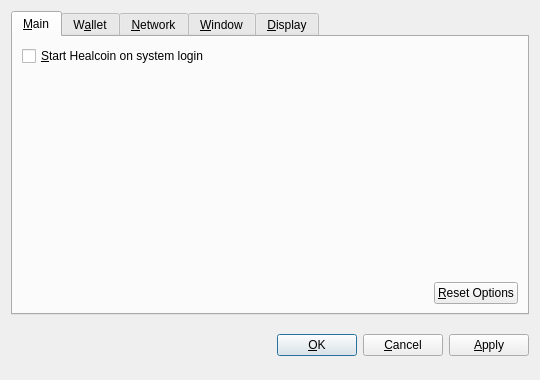
<?xml version="1.0" encoding="UTF-8"?>
<ui version="4.0">
 <class>OptionsDialog</class>
 <widget class="QDialog" name="OptionsDialog">
  <property name="geometry">
   <rect>
    <x>0</x>
    <y>0</y>
    <width>540</width>
    <height>380</height>
   </rect>
  </property>
  <property name="windowTitle">
   <string>Options</string>
  </property>
  <property name="modal">
   <bool>true</bool>
  </property>
  <layout class="QVBoxLayout" name="verticalLayout">
   <item>
    <widget class="QTabWidget" name="tabWidget">
     <property name="tabPosition">
      <enum>QTabWidget::North</enum>
     </property>
     <property name="currentIndex">
      <number>0</number>
     </property>
     <widget class="QWidget" name="tabMain">
      <attribute name="title">
       <string>&amp;Main</string>
      </attribute>
      <layout class="QVBoxLayout" name="verticalLayout_Main">
       <item>
        <widget class="QCheckBox" name="bitcoinAtStartup">
         <property name="toolTip">
          <string>Automatically start Healcoin after logging in to the system.</string>
         </property>
         <property name="text">
          <string>&amp;Start Healcoin on system login</string>
         </property>
        </widget>
       </item>
       <item>
        <spacer name="verticalSpacer_Main">
         <property name="orientation">
          <enum>Qt::Vertical</enum>
         </property>
         <property name="sizeHint" stdset="0">
          <size>
           <width>20</width>
           <height>40</height>
          </size>
         </property>
        </spacer>
       </item>
       <item>
        <layout class="QHBoxLayout" name="horizontalLayout_2_Main">
         <item>
          <spacer name="horizontalSpacer_2_Main">
           <property name="orientation">
            <enum>Qt::Horizontal</enum>
           </property>
           <property name="sizeHint" stdset="0">
            <size>
             <width>40</width>
             <height>20</height>
            </size>
           </property>
          </spacer>
         </item>
         <item>
          <widget class="QPushButton" name="resetButton">
           <property name="toolTip">
            <string>Reset all client options to default.</string>
           </property>
           <property name="text">
            <string>&amp;Reset Options</string>
           </property>
           <property name="autoDefault">
            <bool>false</bool>
           </property>
          </widget>
         </item>
        </layout>
       </item>
      </layout>
     </widget>
     <widget class="QWidget" name="tabWallet">
      <attribute name="title">
       <string>W&amp;allet</string>
      </attribute>
      <layout class="QVBoxLayout" name="verticalLayout_Network">
       <item>
        <widget class="QLabel" name="transactionFeeInfoLabel">
         <property name="text">
          <string>Optional transaction fee per kB that helps make sure your transactions are processed quickly. Most transactions are 1 kB.</string>
         </property>
         <property name="textFormat">
          <enum>Qt::PlainText</enum>
         </property>
         <property name="wordWrap">
          <bool>true</bool>
         </property>
        </widget>
       </item>
       <item>
        <layout class="QHBoxLayout" name="horizontalLayout_1_Main">
         <item>
          <widget class="QLabel" name="transactionFeeLabel">
           <property name="text">
            <string>Pay transaction &amp;fee</string>
           </property>
           <property name="textFormat">
            <enum>Qt::PlainText</enum>
           </property>
           <property name="buddy">
            <cstring>transactionFee</cstring>
           </property>
          </widget>
         </item>
         <item>
          <widget class="BitcoinAmountField" name="transactionFee"/>
         </item>
         <item>
          <spacer name="horizontalSpacer_1_Main">
           <property name="orientation">
            <enum>Qt::Horizontal</enum>
           </property>
           <property name="sizeHint" stdset="0">
            <size>
             <width>40</width>
             <height>20</height>
            </size>
           </property>
          </spacer>
         </item>
        </layout>
       </item>
       <item>
        <widget class="QLabel" name="label">
         <property name="text">
          <string>If you disable the spending of unconfirmed change, the change from a transaction cannot be used until that transaction has at least one confirmation. This also affects how your balance is computed.</string>
         </property>
         <property name="wordWrap">
          <bool>true</bool>
         </property>
        </widget>
       </item>
       <item>
        <widget class="QCheckBox" name="spendZeroConfChange">
         <property name="text">
          <string>Spend unconfirmed change  (experts only)</string>
         </property>
        </widget>
       </item>
       <item>
        <spacer name="verticalSpacer">
         <property name="orientation">
          <enum>Qt::Vertical</enum>
         </property>
         <property name="sizeHint" stdset="0">
          <size>
           <width>20</width>
           <height>40</height>
          </size>
         </property>
        </spacer>
       </item>
      </layout>
     </widget>
     <widget class="QWidget" name="tabNetwork">
      <attribute name="title">
       <string>&amp;Network</string>
      </attribute>
      <layout class="QVBoxLayout" name="verticalLayout_Network">
       <item>
        <widget class="QCheckBox" name="mapPortUpnp">
         <property name="toolTip">
          <string>Automatically open the Healcoin client port on the router. This only works when your router supports UPnP and it is enabled.</string>
         </property>
         <property name="text">
          <string>Map port using &amp;UPnP</string>
         </property>
        </widget>
       </item>
       <item>
        <widget class="QCheckBox" name="connectSocks">
         <property name="toolTip">
          <string>Connect to the Healcoin network through a SOCKS proxy (e.g. when connecting through Tor).</string>
         </property>
         <property name="text">
          <string>&amp;Connect through SOCKS proxy:</string>
         </property>
        </widget>
       </item>
       <item>
        <layout class="QHBoxLayout" name="horizontalLayout_Network">
         <item>
          <widget class="QLabel" name="proxyIpLabel">
           <property name="text">
            <string>Proxy &amp;IP:</string>
           </property>
           <property name="textFormat">
            <enum>Qt::PlainText</enum>
           </property>
           <property name="buddy">
            <cstring>proxyIp</cstring>
           </property>
          </widget>
         </item>
         <item>
          <widget class="QValidatedLineEdit" name="proxyIp">
           <property name="maximumSize">
            <size>
             <width>140</width>
             <height>16777215</height>
            </size>
           </property>
           <property name="toolTip">
            <string>IP address of the proxy (e.g. 127.0.0.1)</string>
           </property>
          </widget>
         </item>
         <item>
          <widget class="QLabel" name="proxyPortLabel">
           <property name="text">
            <string>&amp;Port:</string>
           </property>
           <property name="textFormat">
            <enum>Qt::PlainText</enum>
           </property>
           <property name="buddy">
            <cstring>proxyPort</cstring>
           </property>
          </widget>
         </item>
         <item>
          <widget class="QLineEdit" name="proxyPort">
           <property name="maximumSize">
            <size>
             <width>55</width>
             <height>16777215</height>
            </size>
           </property>
           <property name="toolTip">
            <string>Port of the proxy (e.g. 9050)</string>
           </property>
          </widget>
         </item>
         <item>
          <widget class="QLabel" name="socksVersionLabel">
           <property name="text">
            <string>SOCKS &amp;Version:</string>
           </property>
           <property name="textFormat">
            <enum>Qt::PlainText</enum>
           </property>
           <property name="buddy">
            <cstring>socksVersion</cstring>
           </property>
          </widget>
         </item>
         <item>
          <widget class="QValueComboBox" name="socksVersion">
           <property name="toolTip">
            <string>SOCKS version of the proxy (e.g. 5)</string>
           </property>
          </widget>
         </item>
         <item>
          <spacer name="horizontalSpacer_Network">
           <property name="orientation">
            <enum>Qt::Horizontal</enum>
           </property>
           <property name="sizeHint" stdset="0">
            <size>
             <width>40</width>
             <height>20</height>
            </size>
           </property>
          </spacer>
         </item>
        </layout>
       </item>
       <item>
        <spacer name="verticalSpacer_Network">
         <property name="orientation">
          <enum>Qt::Vertical</enum>
         </property>
         <property name="sizeHint" stdset="0">
          <size>
           <width>20</width>
           <height>40</height>
          </size>
         </property>
        </spacer>
       </item>
      </layout>
     </widget>
     <widget class="QWidget" name="tabWindow">
      <attribute name="title">
       <string>&amp;Window</string>
      </attribute>
      <layout class="QVBoxLayout" name="verticalLayout_Window">
       <item>
        <widget class="QCheckBox" name="minimizeToTray">
         <property name="toolTip">
          <string>Show only a tray icon after minimizing the window.</string>
         </property>
         <property name="text">
          <string>&amp;Minimize to the tray instead of the taskbar</string>
         </property>
        </widget>
       </item>
       <item>
        <widget class="QCheckBox" name="minimizeOnClose">
         <property name="toolTip">
          <string>Minimize instead of exit the application when the window is closed. When this option is enabled, the application will be closed only after selecting Quit in the menu.</string>
         </property>
         <property name="text">
          <string>M&amp;inimize on close</string>
         </property>
        </widget>
       </item>
       <item>
        <spacer name="verticalSpacer_Window">
         <property name="orientation">
          <enum>Qt::Vertical</enum>
         </property>
         <property name="sizeHint" stdset="0">
          <size>
           <width>20</width>
           <height>40</height>
          </size>
         </property>
        </spacer>
       </item>
      </layout>
     </widget>
     <widget class="QWidget" name="tabDisplay">
      <attribute name="title">
       <string>&amp;Display</string>
      </attribute>
      <layout class="QVBoxLayout" name="verticalLayout_Display">
       <item>
        <layout class="QHBoxLayout" name="horizontalLayout_1_Display">
         <item>
          <widget class="QLabel" name="langLabel">
           <property name="text">
            <string>User Interface &amp;language:</string>
           </property>
           <property name="textFormat">
            <enum>Qt::PlainText</enum>
           </property>
           <property name="buddy">
            <cstring>lang</cstring>
           </property>
          </widget>
         </item>
         <item>
          <widget class="QValueComboBox" name="lang">
           <property name="toolTip">
            <string>The user interface language can be set here. This setting will take effect after restarting Healcoin.</string>
           </property>
          </widget>
         </item>
        </layout>
       </item>
       <item>
        <layout class="QHBoxLayout" name="horizontalLayout_2_Display">
         <item>
          <widget class="QLabel" name="unitLabel">
           <property name="text">
            <string>&amp;Unit to show amounts in:</string>
           </property>
           <property name="textFormat">
            <enum>Qt::PlainText</enum>
           </property>
           <property name="buddy">
            <cstring>unit</cstring>
           </property>
          </widget>
         </item>
         <item>
          <widget class="QValueComboBox" name="unit">
           <property name="toolTip">
            <string>Choose the default subdivision unit to show in the interface and when sending coins.</string>
           </property>
          </widget>
         </item>
        </layout>
       </item>
       <item>
        <widget class="QCheckBox" name="displayAddresses">
         <property name="toolTip">
          <string>Whether to show Healcoin addresses in the transaction list or not.</string>
         </property>
         <property name="text">
          <string>&amp;Display addresses in transaction list</string>
         </property>
        </widget>
       </item>
       <item>
        <widget class="QCheckBox" name="coinControlFeatures">
         <property name="toolTip">
          <string>Whether to show coin control features or not.</string>
         </property>
         <property name="text">
          <string>Display coin &amp;control features (experts only!)</string>
         </property>
        </widget>
       </item>
       <item>
        <spacer name="verticalSpacer_Display">
         <property name="orientation">
          <enum>Qt::Vertical</enum>
         </property>
         <property name="sizeHint" stdset="0">
          <size>
           <width>20</width>
           <height>40</height>
          </size>
         </property>
        </spacer>
       </item>
      </layout>
     </widget>
    </widget>
   </item>
   <item>
    <layout class="QHBoxLayout" name="horizontalLayout_Buttons">
     <item>
      <spacer name="horizontalSpacer_1">
       <property name="orientation">
        <enum>Qt::Horizontal</enum>
       </property>
       <property name="sizeHint" stdset="0">
        <size>
         <width>40</width>
         <height>48</height>
        </size>
       </property>
      </spacer>
     </item>
     <item>
      <widget class="QLabel" name="statusLabel">
       <property name="font">
        <font>
         <weight>75</weight>
         <bold>true</bold>
        </font>
       </property>
       <property name="text">
        <string/>
       </property>
       <property name="textFormat">
        <enum>Qt::PlainText</enum>
       </property>
       <property name="wordWrap">
        <bool>true</bool>
       </property>
      </widget>
     </item>
     <item>
      <spacer name="horizontalSpacer_2">
       <property name="orientation">
        <enum>Qt::Horizontal</enum>
       </property>
       <property name="sizeHint" stdset="0">
        <size>
         <width>40</width>
         <height>48</height>
        </size>
       </property>
      </spacer>
     </item>
     <item>
      <widget class="QPushButton" name="okButton">
       <property name="text">
        <string>&amp;OK</string>
       </property>
      </widget>
     </item>
     <item>
      <widget class="QPushButton" name="cancelButton">
       <property name="text">
        <string>&amp;Cancel</string>
       </property>
       <property name="autoDefault">
        <bool>false</bool>
       </property>
      </widget>
     </item>
     <item>
      <widget class="QPushButton" name="applyButton">
       <property name="text">
        <string>&amp;Apply</string>
       </property>
       <property name="autoDefault">
        <bool>false</bool>
       </property>
      </widget>
     </item>
    </layout>
   </item>
  </layout>
 </widget>
 <customwidgets>
  <customwidget>
   <class>BitcoinAmountField</class>
   <extends>QSpinBox</extends>
   <header>bitcoinamountfield.h</header>
  </customwidget>
  <customwidget>
   <class>QValueComboBox</class>
   <extends>QComboBox</extends>
   <header>qvaluecombobox.h</header>
  </customwidget>
  <customwidget>
   <class>QValidatedLineEdit</class>
   <extends>QLineEdit</extends>
   <header>qvalidatedlineedit.h</header>
  </customwidget>
 </customwidgets>
 <resources/>
 <connections/>
</ui>
